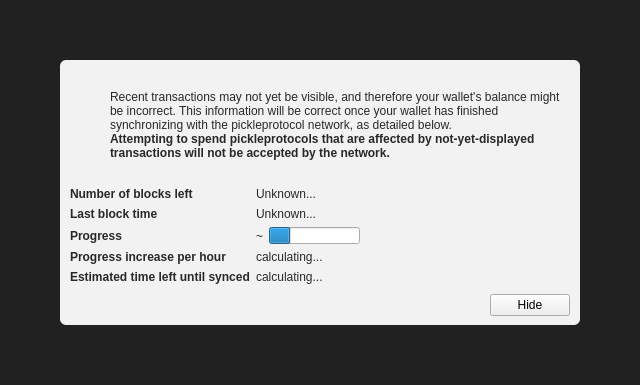
<?xml version="1.0" encoding="UTF-8"?>
<ui version="4.0">
 <class>ModalOverlay</class>
 <widget class="ModalOverlay" name="ModalOverlay">
  <property name="geometry">
   <rect>
    <x>0</x>
    <y>0</y>
    <width>640</width>
    <height>385</height>
   </rect>
  </property>
  <property name="windowTitle">
   <string>Form</string>
  </property>
  <layout class="QVBoxLayout" name="verticalLayout" stretch="0">
   <property name="sizeConstraint">
    <enum>QLayout::SetDefaultConstraint</enum>
   </property>
   <property name="leftMargin">
    <number>0</number>
   </property>
   <property name="topMargin">
    <number>0</number>
   </property>
   <property name="rightMargin">
    <number>0</number>
   </property>
   <property name="bottomMargin">
    <number>0</number>
   </property>
   <item>
    <widget class="QWidget" name="bgWidget" native="true">
     <property name="styleSheet">
      <string notr="true">#bgWidget { background: rgba(0,0,0,220); }</string>
     </property>
     <layout class="QVBoxLayout" name="verticalLayoutMain" stretch="1">
      <property name="leftMargin">
       <number>60</number>
      </property>
      <property name="topMargin">
       <number>60</number>
      </property>
      <property name="rightMargin">
       <number>60</number>
      </property>
      <property name="bottomMargin">
       <number>60</number>
      </property>
      <item>
       <widget class="QWidget" name="contentWidget" native="true">
        <property name="styleSheet">
         <string notr="true">#contentWidget { background: rgba(255,255,255,240); border-radius: 6px; }

QLabel { color: rgb(40,40,40);  }</string>
        </property>
        <layout class="QVBoxLayout" name="verticalLayoutSub" stretch="1,0,0,0">
         <property name="spacing">
          <number>0</number>
         </property>
         <property name="leftMargin">
          <number>10</number>
         </property>
         <property name="topMargin">
          <number>10</number>
         </property>
         <property name="rightMargin">
          <number>10</number>
         </property>
         <property name="bottomMargin">
          <number>10</number>
         </property>
         <item>
          <layout class="QHBoxLayout" name="horizontalLayoutIconText" stretch="0,1">
           <property name="topMargin">
            <number>20</number>
           </property>
           <item>
            <layout class="QVBoxLayout" name="verticalLayoutIcon">
             <property name="leftMargin">
              <number>0</number>
             </property>
             <item>
              <widget class="QPushButton" name="warningIcon">
               <property name="enabled">
                <bool>false</bool>
               </property>
               <property name="text">
                <string/>
               </property>
               <property name="icon">
                <iconset>
                 <normaloff>:/icons/warning</normaloff>
                 <disabledoff>:/icons/warning</disabledoff>:/icons/warning</iconset>
               </property>
               <property name="iconSize">
                <size>
                 <width>48</width>
                 <height>48</height>
                </size>
               </property>
               <property name="flat">
                <bool>true</bool>
               </property>
              </widget>
             </item>
             <item>
              <spacer name="verticalSpacerWarningIcon">
               <property name="orientation">
                <enum>Qt::Vertical</enum>
               </property>
               <property name="sizeHint" stdset="0">
                <size>
                 <width>20</width>
                 <height>40</height>
                </size>
               </property>
              </spacer>
             </item>
            </layout>
           </item>
           <item>
            <layout class="QVBoxLayout" name="verticalLayoutInfoText">
             <property name="leftMargin">
              <number>0</number>
             </property>
             <property name="topMargin">
              <number>0</number>
             </property>
             <item>
              <widget class="QLabel" name="infoText">
               <property name="text">
                <string>Recent transactions may not yet be visible, and therefore your wallet's balance might be incorrect. This information will be correct once your wallet has finished synchronizing with the pickleprotocol network, as detailed below.</string>
               </property>
               <property name="textFormat">
                <enum>Qt::RichText</enum>
               </property>
               <property name="wordWrap">
                <bool>true</bool>
               </property>
              </widget>
             </item>
             <item>
              <widget class="QLabel" name="infoTextStrong">
               <property name="font">
                <font>
                 <weight>75</weight>
                 <bold>true</bold>
                </font>
               </property>
               <property name="text">
                <string>Attempting to spend pickleprotocols that are affected by not-yet-displayed transactions will not be accepted by the network.</string>
               </property>
               <property name="textFormat">
                <enum>Qt::RichText</enum>
               </property>
               <property name="wordWrap">
                <bool>true</bool>
               </property>
              </widget>
             </item>
             <item>
              <spacer name="verticalSpacerInTextSpace">
               <property name="orientation">
                <enum>Qt::Vertical</enum>
               </property>
               <property name="sizeHint" stdset="0">
                <size>
                 <width>20</width>
                 <height>40</height>
                </size>
               </property>
              </spacer>
             </item>
            </layout>
           </item>
          </layout>
         </item>
         <item>
          <spacer name="verticalSpacerAfterText">
           <property name="orientation">
            <enum>Qt::Vertical</enum>
           </property>
           <property name="sizeHint" stdset="0">
            <size>
             <width>20</width>
             <height>40</height>
            </size>
           </property>
          </spacer>
         </item>
         <item>
          <layout class="QFormLayout" name="formLayout">
           <property name="fieldGrowthPolicy">
            <enum>QFormLayout::FieldsStayAtSizeHint</enum>
           </property>
           <property name="horizontalSpacing">
            <number>6</number>
           </property>
           <property name="verticalSpacing">
            <number>6</number>
           </property>
           <property name="topMargin">
            <number>10</number>
           </property>
           <item row="0" column="0">
            <widget class="QLabel" name="labelNumberOfBlocksLeft">
             <property name="font">
              <font>
               <weight>75</weight>
               <bold>true</bold>
              </font>
             </property>
             <property name="text">
              <string>Number of blocks left</string>
             </property>
            </widget>
           </item>
           <item row="0" column="1">
            <widget class="QLabel" name="numberOfBlocksLeft">
             <property name="text">
              <string>Unknown...</string>
             </property>
            </widget>
           </item>
           <item row="1" column="0">
            <widget class="QLabel" name="labelLastBlockTime">
             <property name="font">
              <font>
               <weight>75</weight>
               <bold>true</bold>
              </font>
             </property>
             <property name="text">
              <string>Last block time</string>
             </property>
            </widget>
           </item>
           <item row="1" column="1">
            <widget class="QLabel" name="newestBlockDate">
             <property name="sizePolicy">
              <sizepolicy hsizetype="Maximum" vsizetype="Preferred">
               <horstretch>0</horstretch>
               <verstretch>0</verstretch>
              </sizepolicy>
             </property>
             <property name="text">
              <string>Unknown...</string>
             </property>
            </widget>
           </item>
           <item row="2" column="0">
            <widget class="QLabel" name="labelSyncDone">
             <property name="font">
              <font>
               <weight>75</weight>
               <bold>true</bold>
              </font>
             </property>
             <property name="text">
              <string>Progress</string>
             </property>
            </widget>
           </item>
           <item row="2" column="1">
            <layout class="QHBoxLayout" name="horizontalLayoutSync" stretch="0,1">
             <item>
              <widget class="QLabel" name="percentageProgress">
               <property name="text">
                <string notr="true">~</string>
               </property>
              </widget>
             </item>
             <item>
              <widget class="QProgressBar" name="progressBar">
               <property name="value">
                <number>24</number>
               </property>
               <property name="format">
                <string/>
               </property>
              </widget>
             </item>
            </layout>
           </item>
           <item row="4" column="0">
            <widget class="QLabel" name="labelProgressIncrease">
             <property name="font">
              <font>
               <weight>75</weight>
               <bold>true</bold>
              </font>
             </property>
             <property name="text">
              <string>Progress increase per hour</string>
             </property>
            </widget>
           </item>
           <item row="4" column="1">
            <widget class="QLabel" name="progressIncreasePerH">
             <property name="text">
              <string>calculating...</string>
             </property>
            </widget>
           </item>
           <item row="5" column="0">
            <widget class="QLabel" name="labelEstimatedTimeLeft">
             <property name="font">
              <font>
               <weight>75</weight>
               <bold>true</bold>
              </font>
             </property>
             <property name="text">
              <string>Estimated time left until synced</string>
             </property>
            </widget>
           </item>
           <item row="5" column="1">
            <widget class="QLabel" name="expectedTimeLeft">
             <property name="text">
              <string>calculating...</string>
             </property>
            </widget>
           </item>
          </layout>
         </item>
         <item>
          <layout class="QHBoxLayout" name="horizontalLayoutButtons">
           <property name="leftMargin">
            <number>10</number>
           </property>
           <property name="topMargin">
            <number>10</number>
           </property>
           <item>
            <spacer name="horizontalSpacer">
             <property name="orientation">
              <enum>Qt::Horizontal</enum>
             </property>
             <property name="sizeHint" stdset="0">
              <size>
               <width>40</width>
               <height>20</height>
              </size>
             </property>
            </spacer>
           </item>
           <item>
            <widget class="QPushButton" name="closeButton">
             <property name="text">
              <string>Hide</string>
             </property>
            </widget>
           </item>
          </layout>
         </item>
        </layout>
       </widget>
      </item>
     </layout>
    </widget>
   </item>
  </layout>
 </widget>
 <customwidgets>
  <customwidget>
   <class>ModalOverlay</class>
   <extends>QWidget</extends>
   <header>qt/modaloverlay.h</header>
   <container>1</container>
  </customwidget>
 </customwidgets>
 <resources/>
 <connections/>
</ui>
